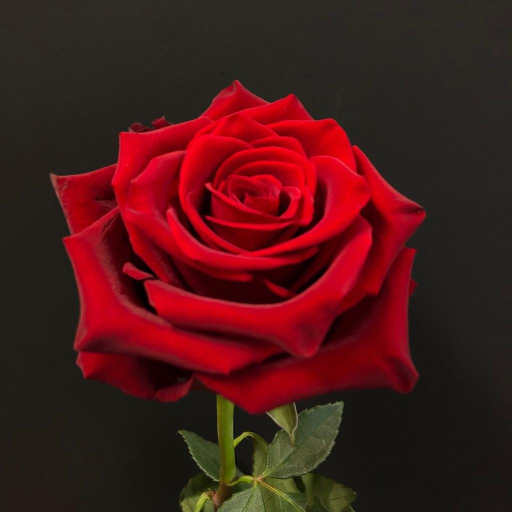
#> input picture BE Computer/Semester/Sem-VII/Image-Processing-n-Pattern-Recognition/IPPR-Lab/Histogram/Day1/pictures/rose.jpg, 1024 x 1024 px, found by its file name (shown at 1/2 size)
$ python histogram-equalization.py
#> lines starting #> are read from the running program, lines starting #| are printed output that depends on the picture
# Histogram Equalization
# ============================Khom===================

from cv2 import cv2
import numpy as np
import math
import matplotlib.pyplot as plt


# rose = cv2.imread('..\\Flowers\\flower.jpg')
rose = cv2.imread(r"C:\Users\ACER\Desktop\myProj\what-I-learnt-as-a-Computer-Engineering-Student\BE Computer\Semester\Sem-VII\Image-Processing-n-Pattern-Recognition\IPPR-Lab\Histogram\Day1\pictures\rose.jpg")
#> rose is the input picture: shape (1024, 1024, 3); mean B, G, R 25, 25.3, 74.4
# print(rose)
rose = cv2.resize(rose, (800, 600))
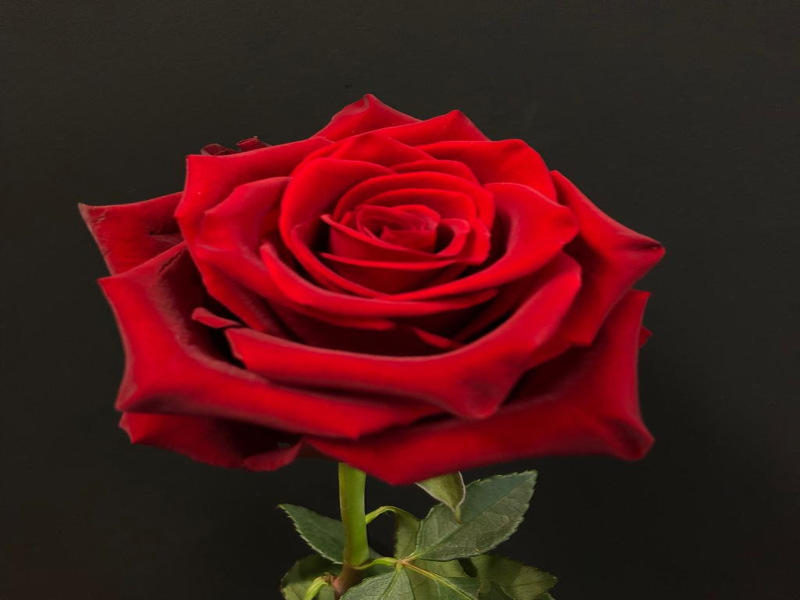
#> rose: shape (600, 800, 3); mean B, G, R 24.9, 25.3, 74.4
k = rose.shape
#> k = (600, 800, 3)
# cv2.imshow('original', rose)
roseGray = cv2.cvtColor(rose, cv2.COLOR_BGR2GRAY)
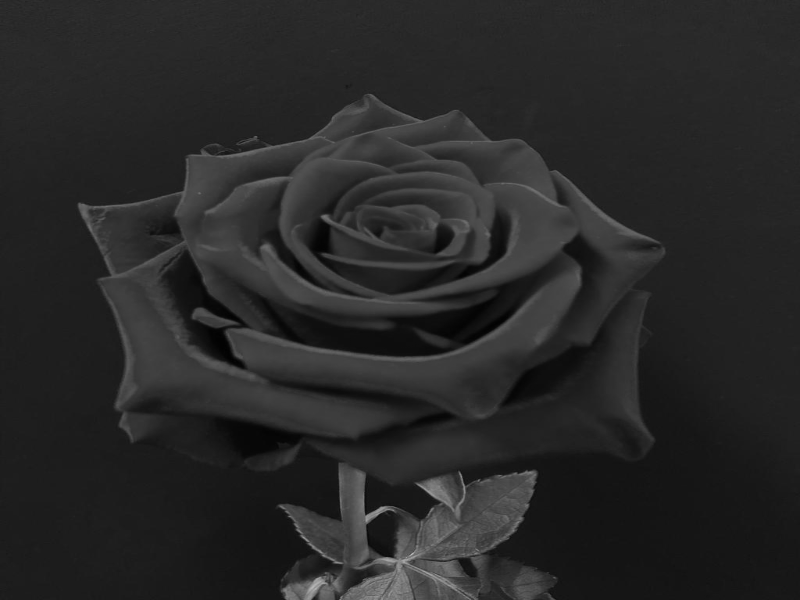
#> roseGray: shape (600, 800); min 1, max 187, mean 39.9
roseGray = cv2.convertScaleAbs(roseGray, alpha=1.10, beta=-20)
# cv2.imshow('binary', roseGray)


def Hist(image):
    H = np.zeros(shape=(256,1))
    k = image.shape
#> k = (600, 800)
    for i in range(k[0]):
        for j in range(k[1]):
            new_var = image[i, j]
            # H[new_var, 0] = H[new_var, 0] + 1
            H[new_var,0] += 1
#> after the loop, H = 256 values, max 20821 at index 23, min 0 at index 29, mean 1875
    return H

'''
histogram equalization
Khom
'''
histg = Hist(roseGray)
#> histg has the same summary as H in Hist
plt.plot(histg)
x = histg.reshape(1,256)
y = np.array([])
y = np.append(y, x[0,0])
#> y = [1573]

for i in range(255):
    new_var = x[0,i+1] + y[i]
    y = np.append(y, new_var)
#> this loop made 255 passes
#> new_var on passes 8 to 10: 82216, 88891, 97928
#> after the loop, y = 256 values from 1573 to 480000
y = np.round((y/(k[0]*k[1]))*(256-1))
#> y = 256 values from 1 to 255

for i in range(k[0]):
    for j in range(k[1]):
        new_var = roseGray[i, j]
        roseGray[i,j] = y[new_var]
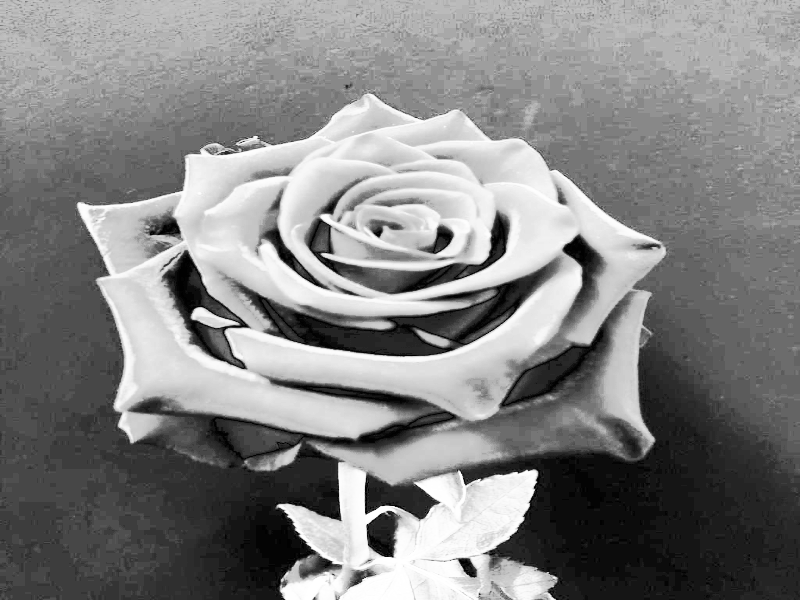
#> roseGray: shape (600, 800); min 1, max 255, mean 130.8

equal = Hist(roseGray)
#> equal = 256 values, max 20821 at index 158, min 0 at index 0, mean 1875
plt.plot(equal)
plt.show()
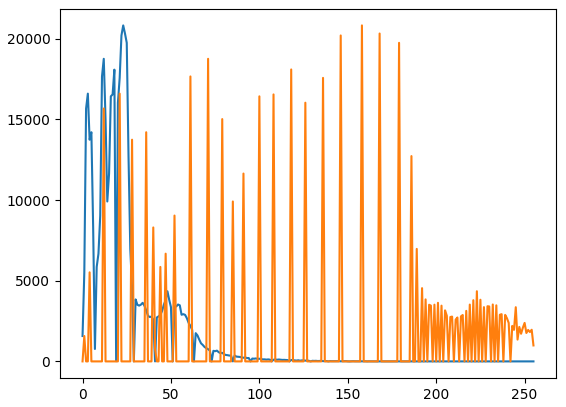
#> figure drawn by matplotlib, 1 panel; curve peaks at x = 23, y = 20821; curve peaks at x = 158, y = 20821

# cv2.imshow('myequalize', roseGray)  # more contrast has been seen
# cv2.waitKey(0)
